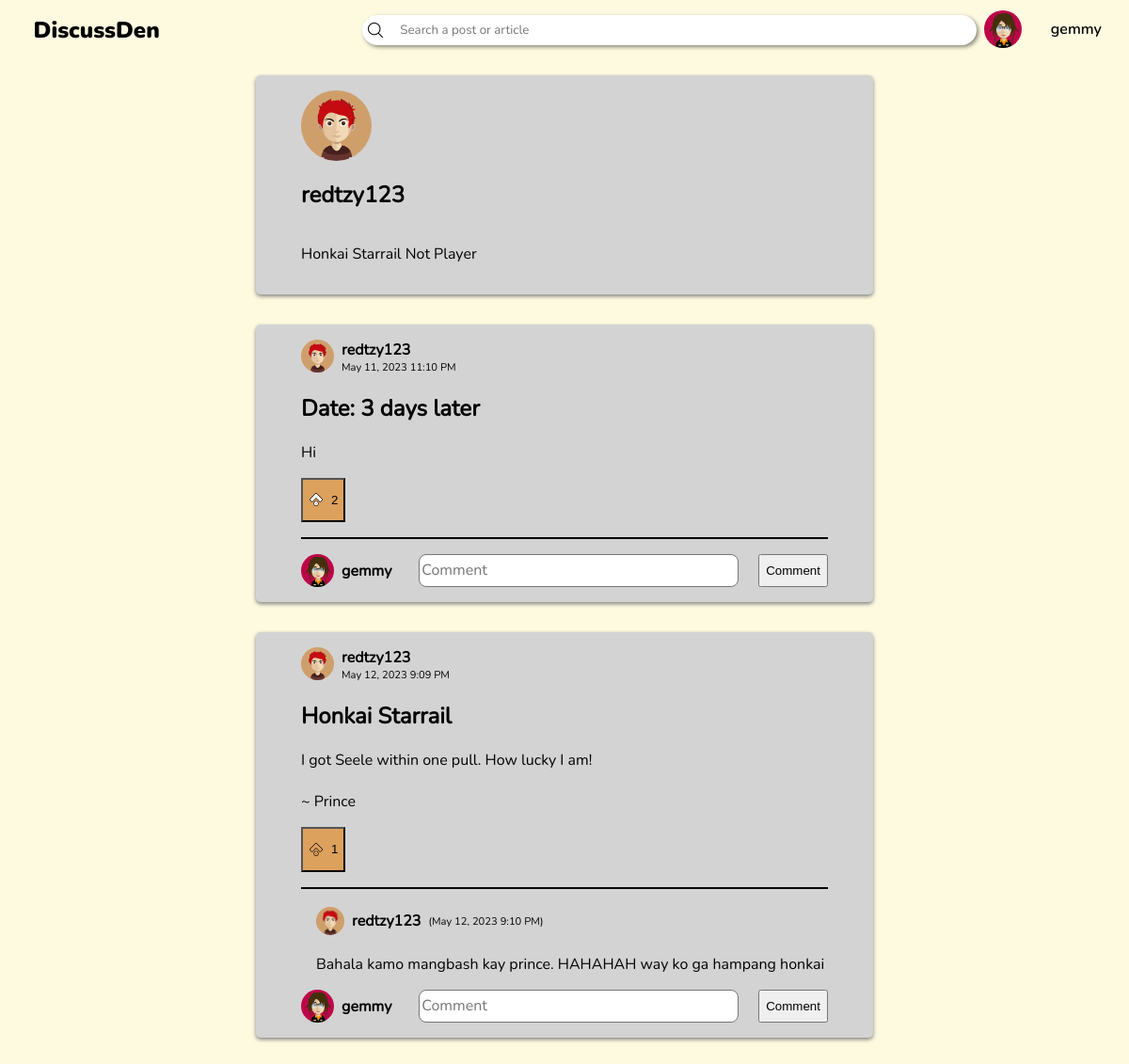
Screenshot of /profile-visit.php?user_id=2 (signed in) with the database file from the repository.
### tables this page shows
CREATE TABLE users (user_id INTEGER PRIMARY KEY AUTOINCREMENT, username TEXT UNIQUE NOT NULL, password TEXT NOT NULL, recent_searches, description TEXT DEFAULT "The user does not have a description" NOT NULL, profile_src TEXT DEFAULT black NOT NULL ON CONFLICT REPLACE);

CREATE TABLE posts (id INTEGER PRIMARY KEY AUTOINCREMENT NOT NULL UNIQUE, user_id INTEGER REFERENCES users (user_id) NOT NULL, title TEXT NOT NULL, content TEXT NOT NULL, date, likes);

CREATE TABLE comments (comment_id INTEGER PRIMARY KEY AUTOINCREMENT UNIQUE NOT NULL, post_id INTEGER REFERENCES posts (id) ON DELETE NO ACTION NOT NULL, name TEXT, content TEXT NOT NULL, date);

### profile-visit.php (the view, shortened to what this page needs)
<!DOCTYPE html>
<html lang="en">
<head>
    <link rel="stylesheet" href="header.css">
    <link rel="stylesheet" href="post-boxes.css">
</head>
<body>
    <?php
        include "header.php";
        $stmt = $db -> prepare('SELECT * FROM users WHERE user_id = :user');
        $stmt -> bindParam(':user', $_GET['user_id']);
        $stmt -> execute();
        $user = $stmt -> fetch(PDO::FETCH_ASSOC);
        $user_name = $user['username'];
        $user_description = $user['description']
    ?>
    <section class="post-section" style="margin-top:3rem">
        <div class="post-container">
            <svg width=75 height=75>
                <defs>
                    <clipPath id="avatar-clip" clipPathUnits="objectBoundingBox" >
                        <circle cx=0.5 cy=0.5 r=0.5 />
                    </clipPath>
                </defs>
                <image href="<?php echo $user['profile_src'] ?>" width=100% height=100% clip-path="url(#avatar-clip)" />
            </svg>
            <h2 class="username"><?php echo $user_name ?></h2>
            <p><?php echo $user_description ?></p>
        </div>
        <?php
        $stmt = $db -> prepare('SELECT * FROM posts WHERE user_id = :user');
        $stmt -> bindParam(':user', $_GET['user_id']);
        $stmt -> execute();
        $posts = $stmt -> fetchAll(PDO::FETCH_ASSOC);
        foreach (array_reverse($posts) as $post) {
            $stmt = $db -> prepare('SELECT * FROM users WHERE user_id = :userID');
            $stmt -> bindParam(':userID', $post['user_id'], PDO::PARAM_INT);
            $stmt -> execute();
            $post_user = $stmt -> fetch(PDO::FETCH_ASSOC);
            echo    '<div class="post-container">
                        <div class="post-user">
                            <svg width=35 height=35>
                                <image href="' . $post_user['profile_src'] . '" x=0 y=0 width=35 height=35 clip-path="url(#avatar-clip)" />
                            </svg>
                            <h4 class="username">' . $post_user['username'] . '</h4>
                            <p>' . $post['date'] . '</p>
                        </div>
                        <div class="post-content">
                            <h2>' . $post['title'] . '</h2>
                            <p>' . $post['content'] . '</p>';
            if (isset($_SESSION['username'])) {
                echo '<button class="like" data-id="' . $post['id'] . '">';
                if (($likes = json_decode($post['likes'])) !== NULL) {
                    echo '<p class="likes">' . count(json_decode($post['likes'])) . '</p>';
                }
                    echo '<img class="like-state" ';
                        if(!((array_search($_SESSION['username'], json_decode($post['likes']))) === false)) {
                            echo 'src="img/upvote-filled.png"';
                        } else {
                            echo 'src="img/upvote-nofill.png"';
                        }
                    echo '/>
                </button>';
            } else {
                echo '<button disabled>Like</button>';
            }
            echo '</div><hr>';
            $stmt = $db -> prepare('SELECT * FROM comments WHERE post_id = :post_id');
            $stmt -> bindParam(':post_id', $post['id'], PDO::PARAM_INT);
            $stmt -> execute();
            $comments = $stmt -> fetchAll(PDO::FETCH_ASSOC);
            foreach ($comments as $comment) {
                $stmt = $db -> prepare('SELECT * FROM users WHERE username = :user');
                $stmt -> bindParam(':user', $comment['name'], PDO::PARAM_STR);
                $stmt -> execute();
                $comment_user = $stmt -> fetch(PDO::FETCH_ASSOC);
                echo    '<div class="comment-container">
                            <div>
                                <svg width=30 height=30>
                                    <image href="' . $comment_user['profile_src'] . '" width=100% height=100% clip-path="url(#avatar-clip)" />
                                </svg>';
                                echo '<h4 class="username">' . $comment['name'] . '</h4>';
                                echo '<p>(' . $comment['date'] . ')</p>
                            </div>
                            <p>' . $comment['content'] . '</p>
                        </div>';
            }
            echo '
                    <form class="comment-box">
                        <input type="hidden" name="post_id" value="' . $post['id'] . '">
                ';
            if (isset($_SESSION['username'])) {
                echo '
                        <input type="hidden" name="username" value="' . $_SESSION['username'] . '">
                        <div>
                            <svg width=35 height=35>
                                <image href="' . $user_profile . '" width=100% height=100% clip-path="url(#avatar-clip)" />
                            </svg>
                            <h4 class="username">' . $_SESSION['username'] . '</h4>
                        </div>
                        <textarea name="comment" placeholder="Comment"></textarea>
                        <input type="submit" value="Comment">
                        ';
            } else {
                echo '
                        <input type="hidden" name="username" value="Anonymous">
            '; }
            echo '</form></div>';
        }
    ?>
    </section>
</body>
</html>

### header.css (style rules this page uses)
html { color-scheme: light dark; }
body { --dark-color-1: #283618; --dark-color-2: #606c38; --medium-color: #bc6c25; --light-color-1: #dda15e; --light-color-2: #fefae0; background-color: var(--light-color-2); margin: 0; overflow-y: overlay; }

### post-boxes.css (style rules this page uses)
h4.username { margin: 0; margin-inline: 0.5rem; }
.post-section { width: calc(100% - 30rem); display: flex; flex-direction: column; margin-inline: auto; margin-bottom: 2rem; --dark-color-1: #283618; --dark-color-2: #606c38; --medium-color: #bc6c25; --light-color-1: #dda15e; --light-color-2: #fefae0; }
.post-container { background-color: lightgray; display: flex; flex-direction: column; position: relative; margin: 2rem 2rem 0; padding: 1rem 3rem; border-radius: 0.3rem; box-shadow: 0 2px 4px 0 gray; font-family: nunito-reg; overflow-x: hidden; }
.post-container hr { border: none; width: 100%; height: 2px; background-color: black; margin-block: 1rem; }
.post-user { display: grid; grid-template-rows: auto auto; grid-template-columns: auto auto; width: fit-content; }
.post-user * { grid-column: 2; margin: 0; }
.post-user svg { grid-column: 1; grid-row: 1 / span 2; }
.post-user p { font-size: 0.7rem; margin-left: 0.5rem; }
button.like { display: flex; flex-direction: row-reverse; align-items: center; column-gap: 0.5rem; background-color: var(--light-color-1); }
img.like-state { max-width: 1rem; }
.comment-container { margin-left: 1rem; }
.comment-container div { display: flex; align-items: center; }
.comment-container div p { font-size: 0.7rem; }
form.comment-box { display: flex; align-items: flex-end; --height: 35px; }
form.comment-box div { display: flex; align-items: center; }
form.comment-box input[type="submit"] { height: var(--height); }
form.comment-box textarea { resize: none; margin-inline: 1.3rem; border-radius: 0.5rem; padding-block: calc(var(--height) / 7); flex-grow: 1; box-sizing: border-box; overflow-y: hidden; height: var(--height); min-height: var(--height); font-family: nunito-reg; font-size: 1rem; }

### rows the page displays
users: username "redtzy123", description "Honkai Starrail Not Player"
posts: user.username "redtzy123", date "May 11, 2023 11:10 PM", title "Date: 3 days later", content "Hi", likes "2"
posts: user.username "redtzy123", date "May 12, 2023 9:09 PM", title "Honkai Starrail", content "I got Seele within one pull. How lucky I am! ~ Prince", likes "1"
comments: name "redtzy123", date "May 12, 2023 9:10 PM", content "Bahala kamo mangbash kay prince. HAHAHAH way ko ga hampang honkai"

### other values shown
$_SESSION['username'] "gemmy"
